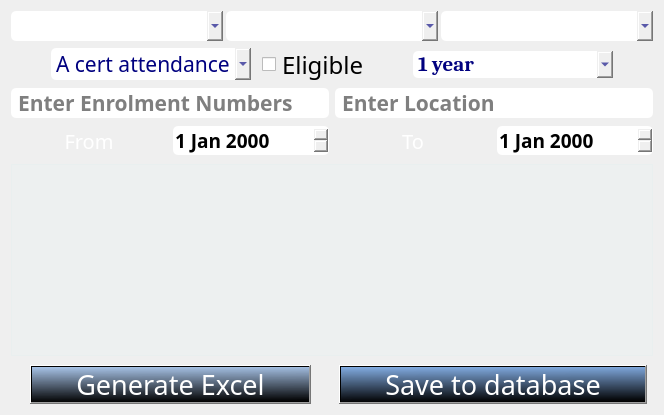
      <widget class="QWidget" name="DataEntry">
       <property name="styleSheet">
        <string notr="true">#DataEntry{
	background-image: url(:/icons/PF2cI1N.png);

background-position:center;
background-repeat:none;

}</string>
       </property>
       <attribute name="title">
        <string>Data Entry</string>
       </attribute>
       <attribute name="toolTip">
        <string>Data Entry</string>
       </attribute>
       <layout class="QHBoxLayout" name="horizontalLayout">
        <item>
         <layout class="QVBoxLayout" name="verticalLayout">
          <item>
           <layout class="QHBoxLayout" name="horizontalLayout_7">
            <property name="spacing">
             <number>3</number>
            </property>
            <item>
             <widget class="QComboBox" name="institutionuploaddatacomboBox">
              <property name="font">
               <font>
                <family>Caladea</family>
                <pointsize>18</pointsize>
               </font>
              </property>
              <property name="styleSheet">
               <string notr="true">
border-radius:5px;
padding-left:5px;
background-image: url(:/icons/close line.png);
color: rgb(0, 0, 127);
</string>
              </property>
              <property name="editable">
               <bool>false</bool>
              </property>
              <property name="maxVisibleItems">
               <number>25</number>
              </property>
             </widget>
            </item>
            <item>
             <widget class="QComboBox" name="typecomboBox">
              <property name="font">
               <font>
                <family>Caladea</family>
                <pointsize>18</pointsize>
               </font>
              </property>
              <property name="focusPolicy">
               <enum>Qt::ClickFocus</enum>
              </property>
              <property name="styleSheet">
               <string notr="true">
border-radius:5px;
padding-left:5px;
background-image: url(:/icons/close line.png);
color: rgb(0, 0, 127);
</string>
              </property>
              <property name="maxVisibleItems">
               <number>25</number>
              </property>
             </widget>
            </item>
            <item>
             <widget class="QComboBox" name="campsNameuploaddataComboBox">
              <property name="font">
               <font>
                <family>Caladea</family>
                <pointsize>18</pointsize>
               </font>
              </property>
              <property name="styleSheet">
               <string notr="true">
border-radius:5px;
padding-left:5px;
background-image: url(:/icons/close line.png);
color: rgb(0, 0, 127);
</string>
              </property>
             </widget>
            </item>
           </layout>
          </item>
          <item>
           <layout class="QHBoxLayout" name="horizontalLayout_10">
            <item>
             <spacer name="horizontalSpacer_3">
              <property name="orientation">
               <enum>Qt::Horizontal</enum>
              </property>
              <property name="sizeHint" stdset="0">
               <size>
                <width>40</width>
                <height>20</height>
               </size>
              </property>
             </spacer>
            </item>
            <item>
             <widget class="QComboBox" name="certificateComboBox">
              <property name="minimumSize">
               <size>
                <width>200</width>
                <height>0</height>
               </size>
              </property>
              <property name="font">
               <font>
                <family>Longdon Decorative</family>
                <pointsize>16</pointsize>
                <weight>50</weight>
                <bold>false</bold>
               </font>
              </property>
              <property name="styleSheet">
               <string notr="true">border-radius:5px;
padding-left:5px;
background-image: url(:/icons/close line.png);
color: rgb(0, 0, 127);</string>
              </property>
              <item>
               <property name="text">
                <string>A cert attendance</string>
               </property>
              </item>
              <item>
               <property name="text">
                <string>B cert attendance</string>
               </property>
              </item>
              <item>
               <property name="text">
                <string>C cert attendance</string>
               </property>
              </item>
             </widget>
            </item>
            <item>
             <widget class="QCheckBox" name="eligibilityCheckBox">
              <property name="minimumSize">
               <size>
                <width>150</width>
                <height>0</height>
               </size>
              </property>
              <property name="font">
               <font>
                <family>Algerian</family>
                <pointsize>18</pointsize>
               </font>
              </property>
              <property name="styleSheet">
               <string notr="true">border-radius:5px;
padding-left:5px;</string>
              </property>
              <property name="text">
               <string>Eligible</string>
              </property>
             </widget>
            </item>
            <item>
             <widget class="QComboBox" name="yearComboBox">
              <property name="minimumSize">
               <size>
                <width>200</width>
                <height>0</height>
               </size>
              </property>
              <property name="font">
               <font>
                <family>Caladea</family>
                <pointsize>16</pointsize>
                <weight>75</weight>
                <bold>true</bold>
               </font>
              </property>
              <property name="styleSheet">
               <string notr="true">
border-radius:5px;
padding-left:5px;
background-image: url(:/icons/close line.png);
color: rgb(0, 0, 127);</string>
              </property>
              <item>
               <property name="text">
                <string>1 year</string>
               </property>
              </item>
              <item>
               <property name="text">
                <string>2 year</string>
               </property>
              </item>
             </widget>
            </item>
            <item>
             <spacer name="horizontalSpacer_7">
              <property name="orientation">
               <enum>Qt::Horizontal</enum>
              </property>
              <property name="sizeHint" stdset="0">
               <size>
                <width>40</width>
                <height>20</height>
               </size>
              </property>
             </spacer>
            </item>
           </layout>
          </item>
          <item>
           <layout class="QHBoxLayout" name="horizontalLayout_20">
            <item>
             <widget class="QLineEdit" name="enrolmentuploaddataLineEdit">
              <property name="font">
               <font>
                <family>InaiMathi</family>
                <pointsize>16</pointsize>
                <weight>75</weight>
                <bold>true</bold>
               </font>
              </property>
              <property name="styleSheet">
               <string notr="true">width:100%;
border-radius:5px;
padding-left:5px;
background-image: url(:/icons/close line.png);;
color: rgb(0, 0, 0);
height:30%;</string>
              </property>
              <property name="text">
               <string/>
              </property>
              <property name="placeholderText">
               <string>Enter Enrolment Numbers</string>
              </property>
             </widget>
            </item>
            <item>
             <widget class="QLineEdit" name="locationLineEdit">
              <property name="font">
               <font>
                <family>InaiMathi</family>
                <pointsize>16</pointsize>
                <weight>75</weight>
                <bold>true</bold>
               </font>
              </property>
              <property name="styleSheet">
               <string notr="true">width:20%;
border-radius:5px;
padding-left:5px;
background-image: url(:/icons/close line.png);;
color: rgb(0, 0, 0);
height:30%;</string>
              </property>
              <property name="placeholderText">
               <string>Enter Location</string>
              </property>
             </widget>
            </item>
           </layout>
          </item>
          <item>
           <layout class="QHBoxLayout" name="horizontalLayout_19">
            <item>
             <widget class="QLabel" name="startdateLabel">
              <property name="font">
               <font>
                <family>Jurassic</family>
                <pointsize>15</pointsize>
                <weight>50</weight>
                <bold>false</bold>
               </font>
              </property>
              <property name="styleSheet">
               <string notr="true">border-radius:10px;
margin:3px;
color:white;
background-color:transparent;</string>
              </property>
              <property name="text">
               <string>From</string>
              </property>
              <property name="alignment">
               <set>Qt::AlignCenter</set>
              </property>
             </widget>
            </item>
            <item>
             <widget class="QDateEdit" name="startdateDateEdit">
              <property name="font">
               <font>
                <family>Baskerville Old Face</family>
                <pointsize>14</pointsize>
                <weight>75</weight>
                <bold>true</bold>
               </font>
              </property>
              <property name="styleSheet">
               <string notr="true">
border-radius:5px;</string>
              </property>
             </widget>
            </item>
            <item>
             <widget class="QLabel" name="enddateLabel">
              <property name="font">
               <font>
                <family>Jurassic</family>
                <pointsize>15</pointsize>
                <weight>50</weight>
                <bold>false</bold>
               </font>
              </property>
              <property name="styleSheet">
               <string notr="true">border-radius:10px;
margin:3px;
color:white;
background-color:transparent;</string>
              </property>
              <property name="text">
               <string>To</string>
              </property>
              <property name="alignment">
               <set>Qt::AlignCenter</set>
              </property>
             </widget>
            </item>
            <item>
             <widget class="QDateEdit" name="enddateDateEdit">
              <property name="font">
               <font>
                <family>Baskerville Old Face</family>
                <pointsize>14</pointsize>
                <weight>75</weight>
                <bold>true</bold>
               </font>
              </property>
              <property name="styleSheet">
               <string notr="true">
border-radius:5px;</string>
              </property>
             </widget>
            </item>
           </layout>
          </item>
          <item>
           <widget class="QTableWidget" name="tableWidget">
            <property name="font">
             <font>
              <family>InaiMathi</family>
              <pointsize>10</pointsize>
             </font>
            </property>
            <property name="styleSheet">
             <string notr="true">background-color:rgba(170, 255, 255 , 10)</string>
            </property>
           </widget>
          </item>
          <item>
           <spacer name="horizontalSpacer_18">
            <property name="orientation">
             <enum>Qt::Horizontal</enum>
            </property>
            <property name="sizeHint" stdset="0">
             <size>
              <width>0</width>
              <height>3</height>
             </size>
            </property>
           </spacer>
          </item>
          <item>
           <layout class="QHBoxLayout" name="horizontalLayout_8">
            <property name="spacing">
             <number>3</number>
            </property>
            <item alignment="Qt::AlignHCenter">
             <widget class="QPushButton" name="save_data_excelPushButton">
              <property name="maximumSize">
               <size>
                <width>350</width>
                <height>16777215</height>
               </size>
              </property>
              <property name="font">
               <font>
                <family>Baskerville Old Face</family>
                <pointsize>20</pointsize>
                <italic>false</italic>
               </font>
              </property>
              <property name="styleSheet">
               <string notr="true">#save_data_excelPushButton{
background-color:qlineargradient(spread:pad, x1:0.522, y1:1, x2:0.483, y2:0, stop:0 rgba(0, 0, 0, 255), stop:1 rgba(50, 120, 210, 100));
color:white;
padding: 0 45px;
}
#save_data_excelPushButton:hover{
background-color:qlineargradient(spread:pad, x1:0.522, y1:1, x2:0.483, y2:0, stop:0 rgba(0, 0, 0, 255), stop:1 rgba(50, 120, 210, 200));
}

#save_data_excelPushButton:pressed{
background-color:qlineargradient(spread:pad, x1:0.522, y1:1, x2:0.483, y2:0, stop:0 rgba(0, 0, 0, 255), stop:1 rgba(50, 120, 210, 255));

}


</string>
              </property>
              <property name="text">
               <string>Generate Excel</string>
              </property>
             </widget>
            </item>
            <item alignment="Qt::AlignHCenter">
             <widget class="QPushButton" name="savedataPushButton">
              <property name="maximumSize">
               <size>
                <width>350</width>
                <height>16777215</height>
               </size>
              </property>
              <property name="font">
               <font>
                <family>Baskerville Old Face</family>
                <pointsize>20</pointsize>
               </font>
              </property>
              <property name="styleSheet">
               <string notr="true">#savedataPushButton{
background-color:qlineargradient(spread:pad, x1:0.522, y1:1, x2:0.483, y2:0, stop:0 rgba(0, 0, 0, 255), stop:1 rgba(50, 120, 210, 150));
color:white;
padding:0 45px;
}
#savedataPushButton:hover{
background-color:qlineargradient(spread:pad, x1:0.522, y1:1, x2:0.483, y2:0, stop:0 rgba(0, 0, 0, 255), stop:1 rgba(50, 120, 210, 200));
}

#savedataPushButton:pressed{
background-color:qlineargradient(spread:pad, x1:0.522, y1:1, x2:0.483, y2:0, stop:0 rgba(0, 0, 0, 255), stop:1 rgba(50, 120, 210, 255));

}


</string>
              </property>
              <property name="text">
               <string>Save to database</string>
              </property>
             </widget>
            </item>
           </layout>
          </item>
         </layout>
        </item>
       </layout>
      </widget>
